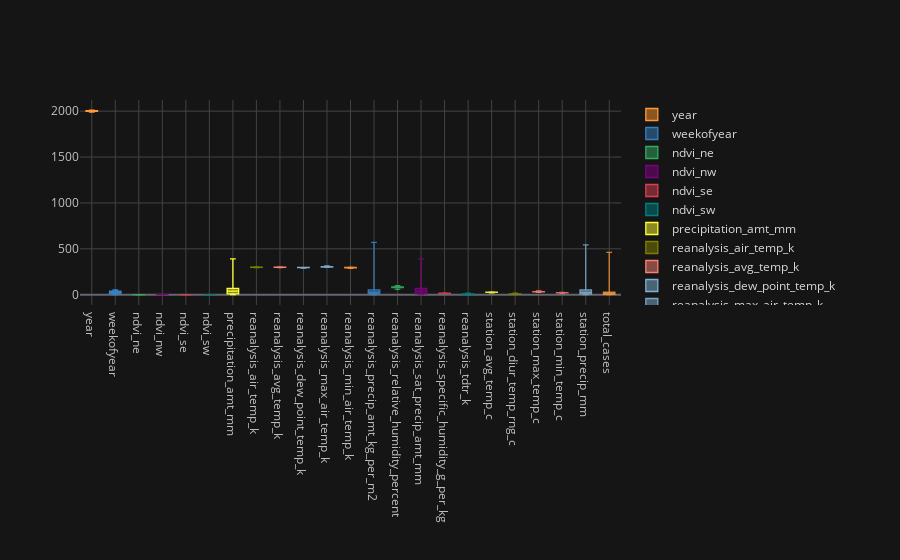

Source (notebook cell):
### Code cell
final_data.iplot(kind = 'box')
# go through this

### Figure 1 — Plotly figure (JSON) as saved in the notebook; plotly's stock layout.template omitted (floating-point values rounded to 4 significant figures; data arrays with more than 128 entries replaced by an {"elided": "..."} marker saying what was removed)
{"data": [{"boxpoints": false, "line": {"width": 1.3}, "marker": {"color": "rgba(255, 153, 51, 1.0)"}, "name": "year", "orientation": "v", "type": "box", "y": {"elided": "1456 int values"}}, {"boxpoints": false, "line": {"width": 1.3}, "marker": {"color": "rgba(55, 128, 191, 1.0)"}, "name": "weekofyear", "orientation": "v", "type": "box", "y": {"elided": "1456 int values"}}, {"boxpoints": false, "line": {"width": 1.3}, "marker": {"color": "rgba(50, 171, 96, 1.0)"}, "name": "ndvi_ne", "orientation": "v", "type": "box", "y": {"elided": "1456 float values"}}, {"boxpoints": false, "line": {"width": 1.3}, "marker": {"color": "rgba(128, 0, 128, 1.0)"}, "name": "ndvi_nw", "orientation": "v", "type": "box", "y": {"elided": "1456 float values"}}, {"boxpoints": false, "line": {"width": 1.3}, "marker": {"color": "rgba(219, 64, 82, 1.0)"}, "name": "ndvi_se", "orientation": "v", "type": "box", "y": {"elided": "1456 float values"}}, {"boxpoints": false, "line": {"width": 1.3}, "marker": {"color": "rgba(0, 128, 128, 1.0)"}, "name": "ndvi_sw", "orientation": "v", "type": "box", "y": {"elided": "1456 float values"}}, {"boxpoints": false, "line": {"width": 1.3}, "marker": {"color": "rgba(255, 255, 51, 1.0)"}, "name": "precipitation_amt_mm", "orientation": "v", "type": "box", "y": {"elided": "1456 float values"}}, {"boxpoints": false, "line": {"width": 1.3}, "marker": {"color": "rgba(128, 128, 0, 1.0)"}, "name": "reanalysis_air_temp_k", "orientation": "v", "type": "box", "y": {"elided": "1456 float values"}}, {"boxpoints": false, "line": {"width": 1.3}, "marker": {"color": "rgba(251, 128, 114, 1.0)"}, "name": "reanalysis_avg_temp_k", "orientation": "v", "type": "box", "y": {"elided": "1456 float values"}}, {"boxpoints": false, "line": {"width": 1.3}, "marker": {"color": "rgba(128, 177, 211, 1.0)"}, "name": "reanalysis_dew_point_temp_k", "orientation": "v", "type": "box", "y": {"elided": "1456 float values"}}, {"boxpoints": false, "line": {"width": 1.3}, "marker": {"color": "rgba(128, 177, 211, 0.8999999999999999)"}, "name": "reanalysis_max_air_temp_k", "orientation": "v", "type": "box", "y": {"elided": "1456 float values"}}, {"boxpoints": false, "line": {"width": 1.3}, "marker": {"color": "rgba(255, 153, 51, 0.8999999999999999)"}, "name": "reanalysis_min_air_temp_k", "orientation": "v", "type": "box", "y": {"elided": "1456 float values"}}, {"boxpoints": false, "line": {"width": 1.3}, "marker": {"color": "rgba(55, 128, 191, 0.8999999999999999)"}, "name": "reanalysis_precip_amt_kg_per_m2", "orientation": "v", "type": "box", "y": {"elided": "1456 float values"}}, {"boxpoints": false, "line": {"width": 1.3}, "marker": {"color": "rgba(50, 171, 96, 0.8999999999999999)"}, "name": "reanalysis_relative_humidity_percent", "orientation": "v", "type": "box", "y": {"elided": "1456 float values"}}, {"boxpoints": false, "line": {"width": 1.3}, "marker": {"color": "rgba(128, 0, 128, 0.8999999999999999)"}, "name": "reanalysis_sat_precip_amt_mm", "orientation": "v", "type": "box", "y": {"elided": "1456 float values"}}, {"boxpoints": false, "line": {"width": 1.3}, "marker": {"color": "rgba(219, 64, 82, 0.8999999999999999)"}, "name": "reanalysis_specific_humidity_g_per_kg", "orientation": "v", "type": "box", "y": {"elided": "1456 float values"}}, {"boxpoints": false, "line": {"width": 1.3}, "marker": {"color": "rgba(0, 128, 128, 0.8999999999999999)"}, "name": "reanalysis_tdtr_k", "orientation": "v", "type": "box", "y": {"elided": "1456 float values"}}, {"boxpoints": false, "line": {"width": 1.3}, "marker": {"color": "rgba(255, 255, 51, 0.8999999999999999)"}, "name": "station_avg_temp_c", "orientation": "v", "type": "box", "y": {"elided": "1456 float values"}}, {"boxpoints": false, "line": {"width": 1.3}, "marker": {"color": "rgba(128, 128, 0, 0.8999999999999999)"}, "name": "station_diur_temp_rng_c", "orientation": "v", "type": "box", "y": {"elided": "1456 float values"}}, {"boxpoints": false, "line": {"width": 1.3}, "marker": {"color": "rgba(251, 128, 114, 0.8999999999999999)"}, "name": "station_max_temp_c", "orientation": "v", "type": "box", "y": {"elided": "1456 float values"}}, {"boxpoints": false, "line": {"width": 1.3}, "marker": {"color": "rgba(251, 128, 114, 0.7999999999999998)"}, "name": "station_min_temp_c", "orientation": "v", "type": "box", "y": {"elided": "1456 float values"}}, {"boxpoints": false, "line": {"width": 1.3}, "marker": {"color": "rgba(128, 177, 211, 0.7999999999999998)"}, "name": "station_precip_mm", "orientation": "v", "type": "box", "y": {"elided": "1456 float values"}}, {"boxpoints": false, "line": {"width": 1.3}, "marker": {"color": "rgba(255, 153, 51, 0.7999999999999998)"}, "name": "total_cases", "orientation": "v", "type": "box", "y": {"elided": "1456 int values"}}], "layout": {"legend": {"bgcolor": "#151516", "font": {"color": "#D9D9D9"}}, "paper_bgcolor": "#151516", "plot_bgcolor": "#151516", "title": {"font": {"color": "#D9D9D9"}}, "xaxis": {"gridcolor": "#434343", "showgrid": true, "tickfont": {"color": "#C2C2C2"}, "title": {"font": {"color": "#D9D9D9"}, "text": ""}, "zerolinecolor": "#666570"}, "yaxis": {"gridcolor": "#434343", "showgrid": true, "tickfont": {"color": "#C2C2C2"}, "title": {"font": {"color": "#D9D9D9"}, "text": ""}, "zerolinecolor": "#666570"}}}
